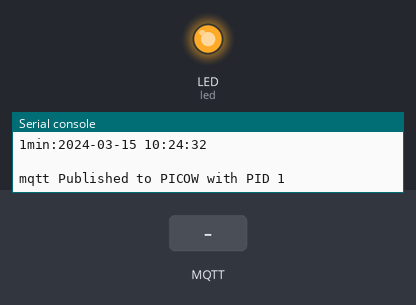
The program below on a simulated CircuitPython board. On the bench: output pins drawn as LEDs (lit = HIGH), the last lines printed to the serial console. The test bench sets the inputs (shaded band). The clock reads 2024-03-15 10:24:30 at power-on unless the program sets it; no MQTT or app messages arrive unless stated.

Above: at 2.9 s.
3.0 s: MQTT message "0" arrives on the first subscribed topic
At 4.3 s:
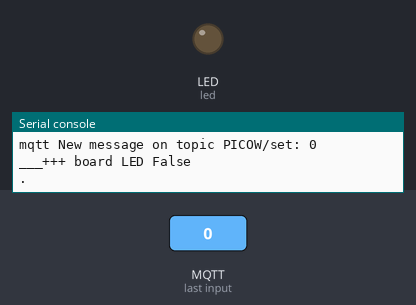
4.6 s: MQTT message "1" arrives on the first subscribed topic
At 5.5 s:
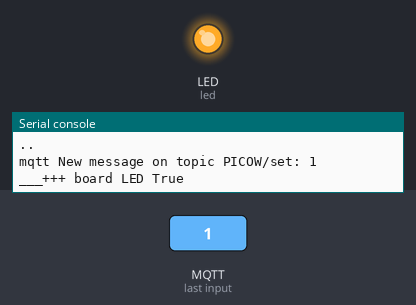
Timing chart, 0 to 7.6 s (numbered marks = the images above; inputs shaded):
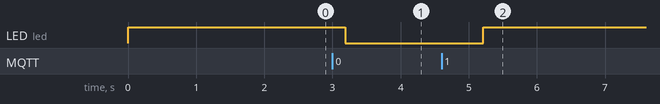

Measured:
- after the input at 3.0 s, LED (led): HIGH → LOW after 0.19 s
- after the input at 4.6 s, LED (led): LOW → HIGH after 0.61 s

The program:

code.py
```python
#SH_T# code.py
print("minimal mqtt publish and subscribe loop ( remote operation )")

import gc
print(f"+ import gc {gc.mem_free()}")
import os
WIFI_SSID = os.getenv('WIFI_SSID')
WIFI_PASSWORD = os.getenv('WIFI_PASSWORD')

TZ_OFFSET = os.getenv('TZ_OFFSET')
useNTP = bool(os.getenv('useNTP'))

MQTT_broker = os.getenv('MQTT_broker') # ___ RPI IP
MQTT_port = os.getenv('MQTT_port') # __ 1883
MQTT_user = os.getenv('MQTT_user') # _______ u213
MQTT_pass = os.getenv('MQTT_pass') # _______ p213

MQTT_mtopic = os.getenv('MQTT_mtopic')
mqtt_topic = MQTT_mtopic
mqtt_hello= f" {os.uname().machine} with CP{os.uname().version} "

import board
import digitalio
led = digitalio.DigitalInOut(board.LED)
led.direction = digitalio.Direction.OUTPUT
led.value = True  # ________________ after boot LED ON helps to see its working.. can be operated remotely by MQTT
print("___+++ board LED ON")

import time
import socketpool
import wifi
import rtc
import adafruit_ntp
import adafruit_minimqtt.adafruit_minimqtt as MQTT
print(f"+ import ... minimqtt {gc.mem_free()}")

# Define callback methods which are called when events occur
# pylint: disable=unused-argument, redefined-outer-name
def connect(mqtt_client, userdata, flags, rc):
    # This function will be called when the mqtt_client is connected
    # successfully to the broker.
    print("\nmqtt Connected to MQTT Broker!")
    print("Flags: {0} RC: {1}".format(flags, rc))


def disconnect(mqtt_client, userdata, rc):
    # This method is called when the mqtt_client disconnects
    # from the broker.
    print("\nmqtt Disconnected from MQTT Broker!")


def subscribe(mqtt_client, userdata, topic, granted_qos):
    # This method is called when the mqtt_client subscribes to a new feed.
    print("\nmqtt Subscribed to {0} with QOS level {1}".format(topic, granted_qos))


def unsubscribe(mqtt_client, userdata, topic, pid):
    # This method is called when the mqtt_client unsubscribes from a feed.
    print("\nmqtt Unsubscribed from {0} with PID {1}".format(topic, pid))


def publish(mqtt_client, userdata, topic, pid):
    # This method is called when the mqtt_client publishes data to a feed.
    print("\nmqtt Published to {0} with PID {1}".format(topic, pid))


def message(client, topic, message):
    print("\nmqtt New message on topic {0}: {1}".format(topic, message))
    if topic =="PICOW/set": # _____________________________________ MQTT REMOTE BLINKY
        if message == "1" :
            LEDsp = True
        if message == "0" :
            LEDsp = False
        led.value = LEDsp
        print(f"___+++ board LED {LEDsp}")

# _______________________________________________ router login
wifi.radio.connect(WIFI_SSID, WIFI_PASSWORD)
print("___ Connected to {:s}".format( WIFI_SSID) )
pool = socketpool.SocketPool(wifi.radio)

if ( useNTP ) :
    try:
        print("___ get NTP to RTC")
        ntp = adafruit_ntp.NTP(pool, tz_offset=TZ_OFFSET)
        rtc.RTC().datetime = ntp.datetime # NOTE: This changes the boards system time
    except:
        print("failed")

print("___ MQTT broker: "+MQTT_broker)
print("___ mqtt_topic: "+mqtt_topic)
print("___ mqtt NO TLS")
mqtt_client = MQTT.MQTT(
    broker=MQTT_broker,
    port=MQTT_port,
    username=MQTT_user,
    password=MQTT_pass,
    socket_pool=pool,
    ssl_context=False, #ssl_context=ssl.create_default_context(),
    )
# Connect callback handlers to mqtt_client
mqtt_client.on_connect = connect
mqtt_client.on_disconnect = disconnect
mqtt_client.on_subscribe = subscribe
mqtt_client.on_unsubscribe = unsubscribe
mqtt_client.on_publish = publish
mqtt_client.on_message = message

MQTTok = False

try:
    mqtt_client.connect()
    MQTTok = True # _______________________________ used later for publish
except Exception as e:
    print("Error: MQTT connect\n", str(e))
    MQTTok = False

try:
    print("___ Publishing to %s" % MQTT_mtopic)
    mqtt_client.publish(MQTT_mtopic,mqtt_hello )
    MQTTok = True # _______________________________ used later for publish
except Exception as e:
    print("Error: MQTT publish hello\n", str(e))
    #MQTTok = False

try:  # setup subscribe
    mqtt_topic_tune = mqtt_topic + "/set"
    print("___ Subscribing to %s tuning" % mqtt_topic_tune)
    mqtt_client.subscribe(mqtt_topic_tune)
except Exception as e:
    print("Error: MQTT subscribe tuning\n", str(e))
    #MQTTok = False


# _______________________________________________ setup MAIN SEQUENCE
def time_now(): # ______________________________________ use time and NOT datetime
    global nowsec, nowmin
    now = time.localtime()
    nows = f"{now.tm_year}-{now.tm_mon:02}-{now.tm_mday:02} {now.tm_hour:02}:{now.tm_min:02}:{now.tm_sec:02}"
    nowsec = now.tm_sec # ______________________________ look for change and have a 1 sec tick
    nowmin = now.tm_min # ______________________________ look for change and have a 1 min tick
    return nows

nowsec=0
nowseclast=0

loopc = 0
loopdc = 500 # let pass loopdc loops and only then check for time.localtime()

def JOBt() :
    global nows, loopc
    loopc += 1
    if ( loopc > loopdc ) :
        loopc = 0
        nows = time_now() # not check time every loop because 1Mloop will be 20min

def JOB1sec() :
    global nowseclast
    if nowsec != nowseclast :
        nowseclast = nowsec
        print(".",end="")
        #ts=time.monotonic()
        #mqtt_client.loop() # every second check if remote command comes in
        mqtt_client.loop(timeout=0.01)
        #print(f"___ mqtt_client loop {(time.monotonic()-ts)} sec")

nowmin=0
nowminlast=0

def JOB1min() :
    global nowminlast
    if nowmin != nowminlast :
        nowminlast = nowmin
        print(f"\n1min:{nows}")
        mqtts = f"{nows}"
        mqtt_client.publish(MQTT_mtopic,mqtts )

loop1M=0
loop1Msec=time.monotonic()

def JOB1M() :
    global loop1M,loop1Msec
    loop1M += 1
    if loop1M >= 1000000 :
        loop1M = 0
        loop1Msecnow = time.monotonic()
        dt = loop1Msecnow-loop1Msec
        loop1Msec = loop1Msecnow # remember
        print(f"\n1Mloop needed {dt:,.1f} sec")
        #mqtts = f"{nows} 1Mloop {dt:,.1f} sec"
        #mqtt_client.publish(MQTT_mtopic,mqtts ) # diagnostic only


# _________________________________________________________ MAIN
while True:
    JOBt() # ______________________________________________ nows = time_now() and set sec and min ticks
    JOB1sec() # ___________________________________________ mqtt_client.loop()
    JOB1min() # ___________________________________________ mqtt publish
    JOB1M() # _____________________________________________ job loop performance

# JOB1M : 14.8 sec
# JOB1M + JOB1min : 26.5 sec
# JOB1M + JOB1min + JOB1sec : 38.1 sec
# JOB1M + JOB1min + JOB1sec + JOBt : 56.2 sec
# and enable in JOB1sec mqtt_client.loop(timeout=0.01) : 1524.1 sec
```
